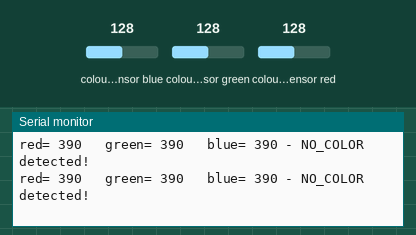
This sketch was run on a simulated Arduino Uno, built with avr-gcc and run on an emulated ATmega328P. On the bench: the last lines printed to the serial monitor. Wiring (inferred from the names in the program): TCS3200 colour sensor: output pin 8; S2 pin 6; S3 pin 7; S0 pin 4; S1 pin 5. The inputs (shaded band) are chosen by the test bench; at power-on: colour sensor blue 128, colour sensor green 128, colour sensor red 128.

Above: at 1.2 s.
1.3 s: colour sensor blue set to 191
At 1.46 s:
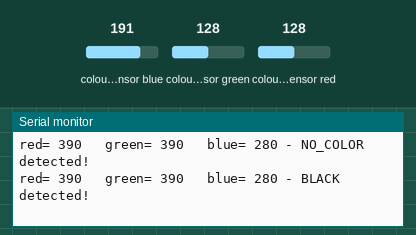
3.3 s: colour sensor green set to 5
At 3.34 s:
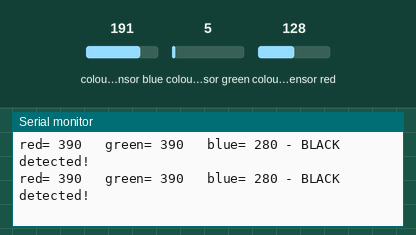
6.3 s: colour sensor blue set to 5
At 6.31 s:
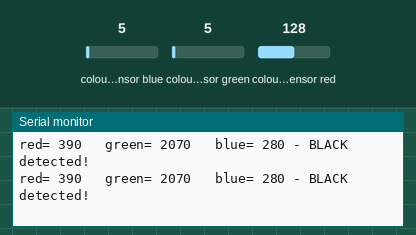
9.3 s: colour sensor red set to 5
At 9.32 s:
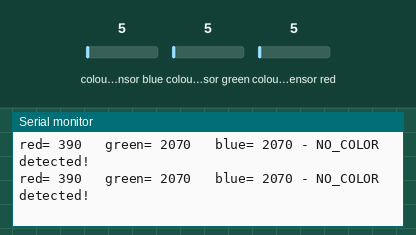
12.3 s: colour sensor green set to 64
At 19.26 s:
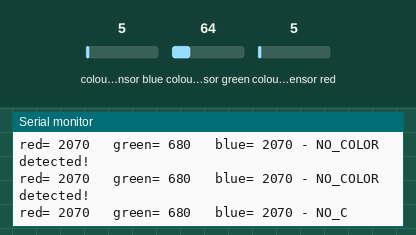
Timing chart, 0 to 19.3 s (numbered marks = the images above; inputs shaded):
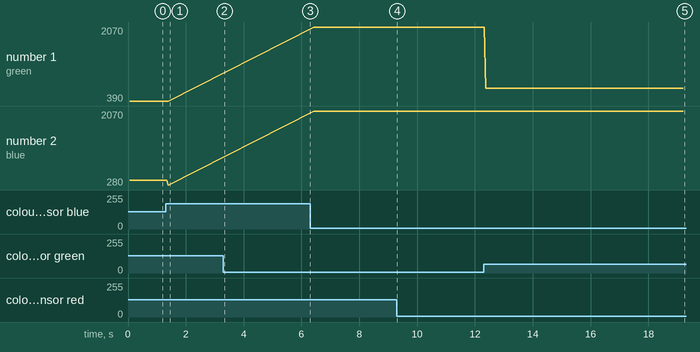

Measured:
- after the input at 1.3 s, the serial monitor: prints a new line after 0.10 s (image 1)
- after the input at 12.3 s, the serial monitor: prints a new line after 0.08 s (image 5)
- plotted number 1: 2070 → 680 after the input at 12.3 s
- plotted number 2: 390 → 280 after the input at 1.3 s

The sketch:

color_sensor.ino
```cpp
// TCS230 or TCS3200 pins wiring to Arduino

#define s0 4
#define s1 5
#define s2 6
#define s3 7
#define outPin 8

// Variables
int red = 0;
int grn = 0;
int blu = 0;
String color ="";

void setup ()
{
  pinMode(s0, OUTPUT);
  pinMode(s1, OUTPUT);
  pinMode(s2, OUTPUT);
  pinMode(s3, OUTPUT);
  pinMode(outPin, INPUT); //out from sensor becomes input to arduino

    // Setting frequency scaling to 100%
  digitalWrite(s0,HIGH);
  digitalWrite(s1,HIGH);

  Serial.begin(9600);
}


/* Based on RGB components ==> Determine color */
void loop()
{
  if (red < 10 && grn < 10 && blu < 10) color = "WHITE";
  else if (red > 50 && red < 80 && grn > 70 && grn < 100 && blu > 50 && blu < 80) color = "MBLACK"; /*WAS BLACK*/
  else if (red < 30 && red < grn && red < blu) color = "YELLOW"; /*WAS RED*/
  else if (grn < 30 && grn < (red + 5) && grn < blu) color = "GREEN";
  else if (blu < 30 && blu < red && blu < grn) color = "BLACK"; /*WAS BLUE */
  else  color = "NO_COLOR";

  red = 0;
  grn = 0;
  blu = 0;
  int n = 10;

  for (int i = 0; i < n; ++i)
  {
    //read red component
    digitalWrite(s2, LOW);
    digitalWrite(s3, LOW);
    red = red + pulseIn(outPin, LOW);

   //read green component
    digitalWrite(s2, HIGH);
    digitalWrite(s3, HIGH);
    grn = grn + pulseIn(outPin, LOW);

   //let's read blue component
    digitalWrite(s2, LOW);
    digitalWrite(s3, HIGH);
    blu = blu + pulseIn(outPin, LOW);
  }

  Serial.print("red= ");
  Serial.print(red);
  Serial.print("   green= ");
  Serial.print(grn);
  Serial.print("   blue= ");
  Serial.print(blu);
  Serial.print (" - ");
  Serial.print (color);
  Serial.println (" detected!");

  red = red/n;
  grn = grn/n;
  blu = blu/n;
}
```
